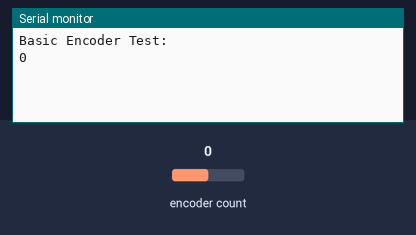
Simulated run of this sketch. Board: Arduino Zero (SAMD21). Shown: the last lines printed to the serial monitor. The inputs (shaded band) are chosen by the test bench; at power-on: encoder count 0.

Above: at 1.2 s.
1.3 s: encoder count set to 1
At 1.6 s:
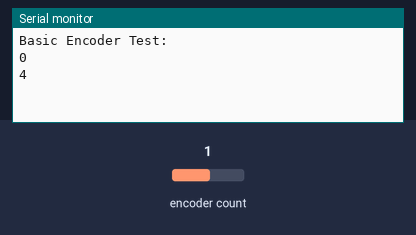
2.8 s: encoder count set to 2
At 4.0 s:
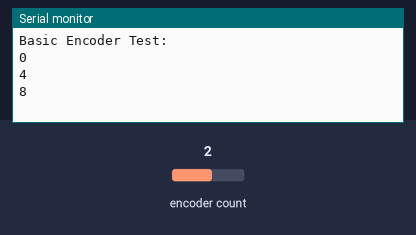

The sketch:

ex_4_0_ReadingPositions.ino
```cpp
#define ENCpin1 28
#define ENCpin2 29

#include <Encoder.h>

Encoder myEnc(ENCpin1, ENCpin2);

void setup() {
  SerialUSB.begin(9600);
  while(!SerialUSB);
  SerialUSB.println("Basic Encoder Test:");
}

long oldPosition  = -999;
long newPosition = 999;
void loop() {
  newPosition = myEnc.read();
  if (newPosition != oldPosition) {
    oldPosition = newPosition;
    SerialUSB.println(newPosition);
  }
}
```

Measured:
- after the input at 1.3 s, the serial monitor: prints a new line at once (image 1)
- after the input at 2.8 s, the serial monitor: prints a new line at once (image 2)
